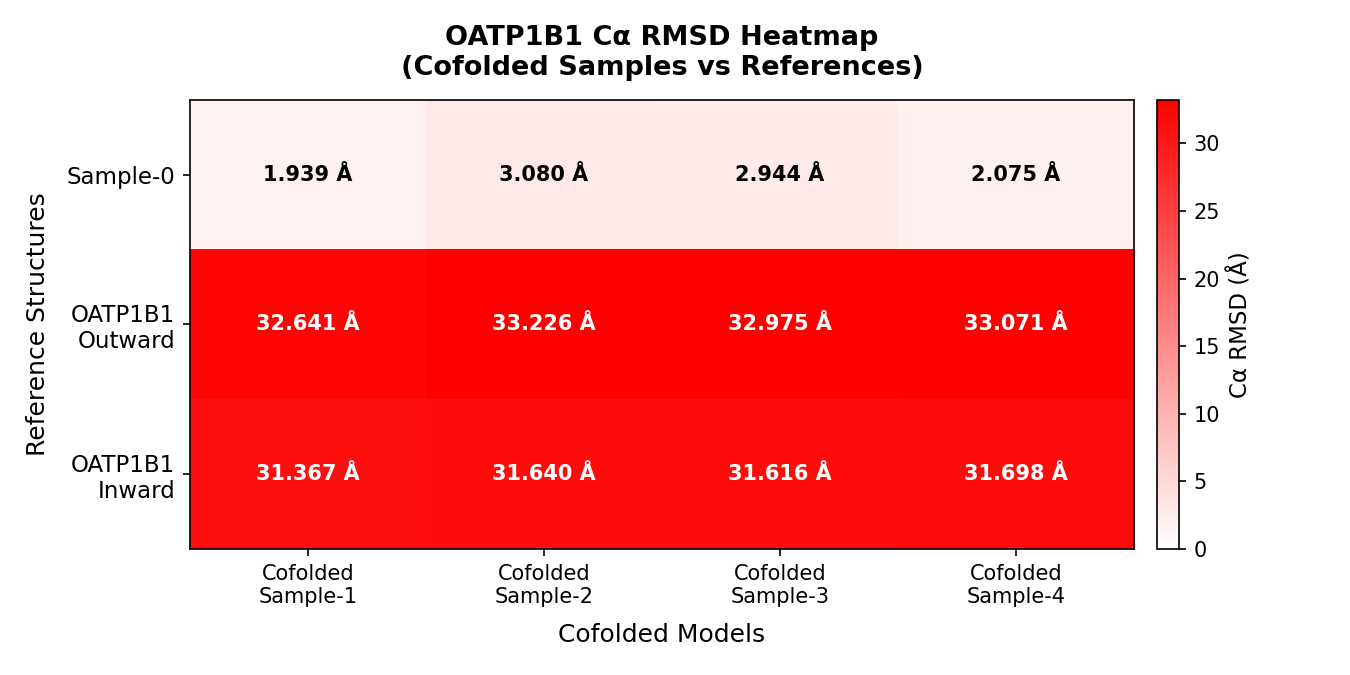

Generate this figure with Python:
import matplotlib.pyplot as plt
import matplotlib.colors as mcolors
import numpy as np
from Bio.PDB import MMCIFParser, Superimposer
import warnings
from Bio.PDB.PDBExceptions import PDBConstructionWarning
warnings.filterwarnings("ignore", category=PDBConstructionWarning)

# ── Paths ──────────────────────────────────────────────────────────────────────
BASE = "/mnt/gs21/scratch/renaldse/AlphaFold3/outputs/OATP1B1_lig-b9544aa2_cofold_May21_2026_11.12AM/oatp1b1"
SEED = "seed-1536018325"
STRUCT_BASE = "/mnt/gs21/scratch/renaldse/AlphaFold3/inputs/structures"

# Columns – cofolded samples 1–4
COL_LABELS = ["Cofolded\nSample-1", "Cofolded\nSample-2",
               "Cofolded\nSample-3", "Cofolded\nSample-4"]
COL_PATHS  = [f"{BASE}/{SEED}_sample-{i}/model.cif" for i in range(1, 5)]

# Rows – sample-0, OATP1B1 outward, OATP1B1 inward
ROW_LABELS = ["Sample-0", "OATP1B1\nOutward", "OATP1B1\nInward"]
ROW_PATHS  = [
    f"{BASE}/{SEED}_sample-0/model.cif",
    f"{STRUCT_BASE}/OATP1B1_outward.cif",
    f"{STRUCT_BASE}/OATP1B1_inward.cif",
]

# ── Helpers ────────────────────────────────────────────────────────────────────
def load_ca_atoms(path, chain_id="A"):
    parser = MMCIFParser(QUIET=True)
    structure = parser.get_structure("model", path)
    ca_atoms = []
    model = structure[0]
    if chain_id in model:
        chain = model[chain_id]
    else:
        chain = next(iter(model.get_chains()))
        print(f"  Chain '{chain_id}' not found in {path}; using '{chain.id}'")
    for residue in chain.get_residues():
        if "CA" in residue:
            ca_atoms.append(residue["CA"])
    return structure, ca_atoms


def compute_rmsd(ref_ca, mob_ca):
    n = min(len(ref_ca), len(mob_ca))
    if n == 0:
        return float("nan")
    sup = Superimposer()
    sup.set_atoms(ref_ca[:n], mob_ca[:n])
    return round(sup.rms, 3)


# ── Compute RMSD matrix ────────────────────────────────────────────────────────
print("Loading structures and computing RMSDs …\n")

row_cas = []
for label, path in zip(ROW_LABELS, ROW_PATHS):
    _, ca = load_ca_atoms(path)
    row_cas.append(ca)
    print(f"  {label.replace(chr(10),' ')}: {len(ca)} Cα atoms  ({path})")

col_cas = []
for label, path in zip(COL_LABELS, COL_PATHS):
    _, ca = load_ca_atoms(path)
    col_cas.append(ca)
    print(f"  {label.replace(chr(10),' ')}: {len(ca)} Cα atoms  ({path})")

print()
rmsd_matrix = np.zeros((len(ROW_LABELS), len(COL_LABELS)))

for r, (rlabel, rca) in enumerate(zip(ROW_LABELS, row_cas)):
    for c, (clabel, cca) in enumerate(zip(COL_LABELS, col_cas)):
        val = compute_rmsd(rca, cca)
        rmsd_matrix[r, c] = val
        print(f"  {rlabel.replace(chr(10),' ')} vs {clabel.replace(chr(10),' ')}: {val} Å")

print("\nRMSD matrix computed successfully.")

# ── Plot ───────────────────────────────────────────────────────────────────────
fig, ax = plt.subplots(figsize=(9, 4.5))

cmap = mcolors.LinearSegmentedColormap.from_list("white_red", ["white", "red"])
vmin, vmax = 0, max(rmsd_matrix.max(), 4.0)
im = ax.imshow(rmsd_matrix, cmap=cmap, vmin=vmin, vmax=vmax, aspect="auto")

cbar = fig.colorbar(im, ax=ax, pad=0.02)
cbar.set_label("Cα RMSD (Å)", fontsize=11)

ax.set_xticks(range(len(COL_LABELS)))
ax.set_xticklabels(COL_LABELS, fontsize=10)
ax.set_yticks(range(len(ROW_LABELS)))
ax.set_yticklabels([l.replace("\n", "\n") for l in ROW_LABELS], fontsize=11)

ax.set_xlabel("Cofolded Models", fontsize=12, labelpad=8)
ax.set_ylabel("Reference Structures", fontsize=12, labelpad=8)
ax.set_title("OATP1B1 Cα RMSD Heatmap\n(Cofolded Samples vs References)",
             fontsize=13, fontweight="bold", pad=12)

for r in range(len(ROW_LABELS)):
    for c in range(len(COL_LABELS)):
        val = rmsd_matrix[r, c]
        norm_val = (val - vmin) / (vmax - vmin)
        text_color = "white" if norm_val > 0.5 else "black"
        ax.text(c, r, f"{val:.3f} Å", ha="center", va="center",
                fontsize=10, fontweight="bold", color=text_color)

plt.tight_layout()
out_path = "/mnt/gs21/scratch/renaldse/AlphaFold3/RMSD/rmsd_heatmap_oatp1b1_cofolded.png"
plt.savefig(out_path, dpi=150)
plt.close()
print(f"\nSaved heatmap → {out_path}")
